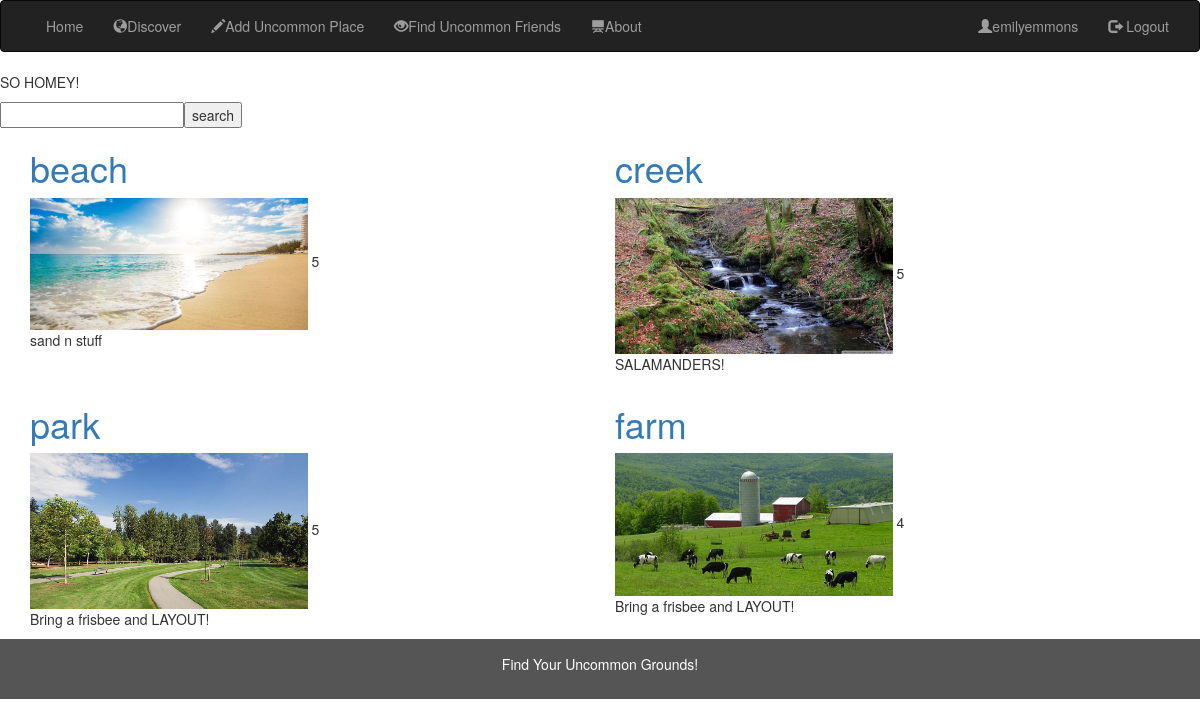
The app's page /UncommonGrounds/discover/ (signed in) with its own data.
### UncommonGrounds/models.py (models this page shows, shortened)
class Location(models.Model):
    name = models.CharField(max_length=100, help_text="Enter the name of location")
    """GPS_coordinates = """
    contributor = models.ForeignKey('Profile', on_delete=models.SET_NULL, null=True)
    description = models.TextField(max_length=1000, help_text="Brief description of location")
    tags = models.ManyToManyField(Tag)
    RATING = (
        (0, ' '),
        (1, '*'),
        (2, '**'),
        (3, '***'),
        (4, '****'),
        (5, '*****'),
    )
    ratings = models.IntegerField(choices=RATING, blank=True, default=' ')
    popularity = models.IntegerField()
    added = models.DateTimeField(auto_now_add=True)
    comments = models.ForeignKey('Comment', related_name="loc_comments", on_delete=models.SET_NULL, null=True)
    image = models.ImageField(upload_to = 'location_images/')
    def get_absolute_url(self):
        return reverse('location-detail', args=[str(self.id)])

### UncommonGrounds/views.py (the view)
# urls.py: path('discover/', views.discover, name='discover'),
def discover(request):
    location_list = Location.objects.all()
    num_tags = Tag.objects.all().count()
    return render(
        request,
        'discover.html',
        context = {'location_list':location_list}
    )

### UncommonGrounds/templates/discover.html (shortened to what this page needs)
{% extends "base_generic.html" %}
{% block content %}
        <p>SO HOMEY!</p>
            <div id="tfheader">
                <form id="tfnewsearch" method="get" action="http://www.google.com">
                        <input type="text" class="tftextinput" name="q" size="21" maxlength="120"><input type="submit" value="search" class="tfbutton">
                </form>
            </div>
        <div class="container">
            <div class="row">
                <div class="col-sm-6">
                    <h1 class="img-title"><a href="{{location_list.1.get_absolute_url}}">{{location_list.1.name}}</a></h1>
                    <div>
                        <div style="display: inline"><img src="{{location_list.1.image}}"  style="width:50%" alt="Image"></div>
                        <div style="display: inline-block"><p style="width:100%" >{{location_list.1.ratings}}</p></div>
                    </div>
                    <p class="img-text">{{location_list.1.description}}</p>
                </div>
                <div class="col-sm-6" class="img-text">
                    <h1 class="img-title"><a href="{{location_list.2.get_absolute_url}}">{{location_list.2.name}}</a></h1>
                    <div>
                        <div style="display: inline"><img src="{{location_list.2.image}}"  style="width:50%" alt="Image"></div>
                        <div style="display: inline-block"><p style="width:100%: 1px solid #888888" >{{location_list.2.ratings}}</p></div>
                    </div>
                    <p class="img-text">{{location_list.2.description}}</p>
                </div>
            </div>
            <div class="row">
                <div class="col-sm-6" class="img-text">
                    <h1 class="img-title"><a href="{{location_list.3.get_absolute_url}}">{{location_list.3.name}}</a></h1>
                    <div>
                        <div style="display: inline"><img src="{{location_list.3.image}}"  style="width:50%" alt="Image"></div>
                        <div style="display: inline-block"><p style="width:100%" >{{location_list.3.ratings}}</p></div>
                    </div>
                    <p class="img-text">{{location_list.3.description}}</p>
                </div>
                <div class="col-sm-6" class="img-text">
                    <h1 class="img-title"><a href="{{location_list.4.get_absolute_url}}">{{location_list.4.name}}</a></h1>
                    <div>
                        <div style="display: inline"><img src="{{location_list.4.image}}"  style="width:50%" alt="Image"></div>
                        <div style="display: inline-block"><p style="width:100%" >{{location_list.4.ratings}}</p></div>
                    </div>
                    <p class="img-text">{{location_list.3.description}}</p>
                </div>
            </div>
        </div>
{% endblock %}

### UncommonGrounds/templates/base_generic.html (shortened to what this page needs)
<!DOCTYPE html>
<html lang="en">
<head>
  <link rel="stylesheet" href="https://maxcdn.bootstrapcdn.com/bootstrap/3.3.7/css/bootstrap.min.css">
  {% load static %}
  <link rel="stylesheet" href="{% static 'css/styles.css' %}">
</head>
<body>
<nav class="navbar navbar-inverse">
  <div class="container-fluid">
    <div class="collapse navbar-collapse" id="myNavbar">
      <ul class="nav navbar-nav">
        <li><a href="{% url 'discover' %}">Home</a></li>
        <li><a href="{% url 'locations' %}"><span class="glyphicon glyphicon-globe"></span>Discover</a></li>
        <li><a href="#"><span class="glyphicon glyphicon-pencil"></span>Add Uncommon Place</a></li>
        <li><a href="{% url 'profiles' %}"><span class="glyphicon glyphicon-eye-open"></span>Find Uncommon Friends</a></li>
        <li><a href="{% url 'about' %}"><span class="glyphicon glyphicon-blackboard"></span>About</a></li>
      </ul>
      <ul class="nav navbar-nav navbar-right">
        {% if user.is_authenticated %}
          <li><a href="{% url 'profile' %}"><span class="glyphicon glyphicon-user"></span>{{ user.get_username }}</a></li>
          <li><a href="{% url 'logout'%}"><span class="glyphicon glyphicon-log-out"></span> Logout</a></li>
        {% else %}
          <li><a href="{% url 'addUser' %}"><span class="glyphicon glyphicon-user"></span> Sign Up</a></li>
          <li><a href="{% url 'login' %}"><span class="glyphicon glyphicon-log-in"></span> Login</a></li>
        {% endif %}
      </ul>
    </div>
  </div>
</nav>
{% block content %}{% endblock %}
<footer class="container-fluid text-center">
  <p>Find Your Uncommon Grounds!</p>
</footer>
</body>
</html>

### UncommonGrounds/static/css/styles.css (style rules this page uses)
footer { background-color: #555; color: white; padding: 15px; }

### records on screen
Location: name "beach", image (picture), ratings "5", description "sand n stuff"
Location: name "creek", image (picture), ratings "5", description "SALAMANDERS!"
Location: name "park", image (picture), ratings "5", description "Bring a frisbee and LAYOUT!"
Location: name "farm", image (picture), ratings "4"

### other values on screen
{{ user.get_username }} "emilyemmons"
